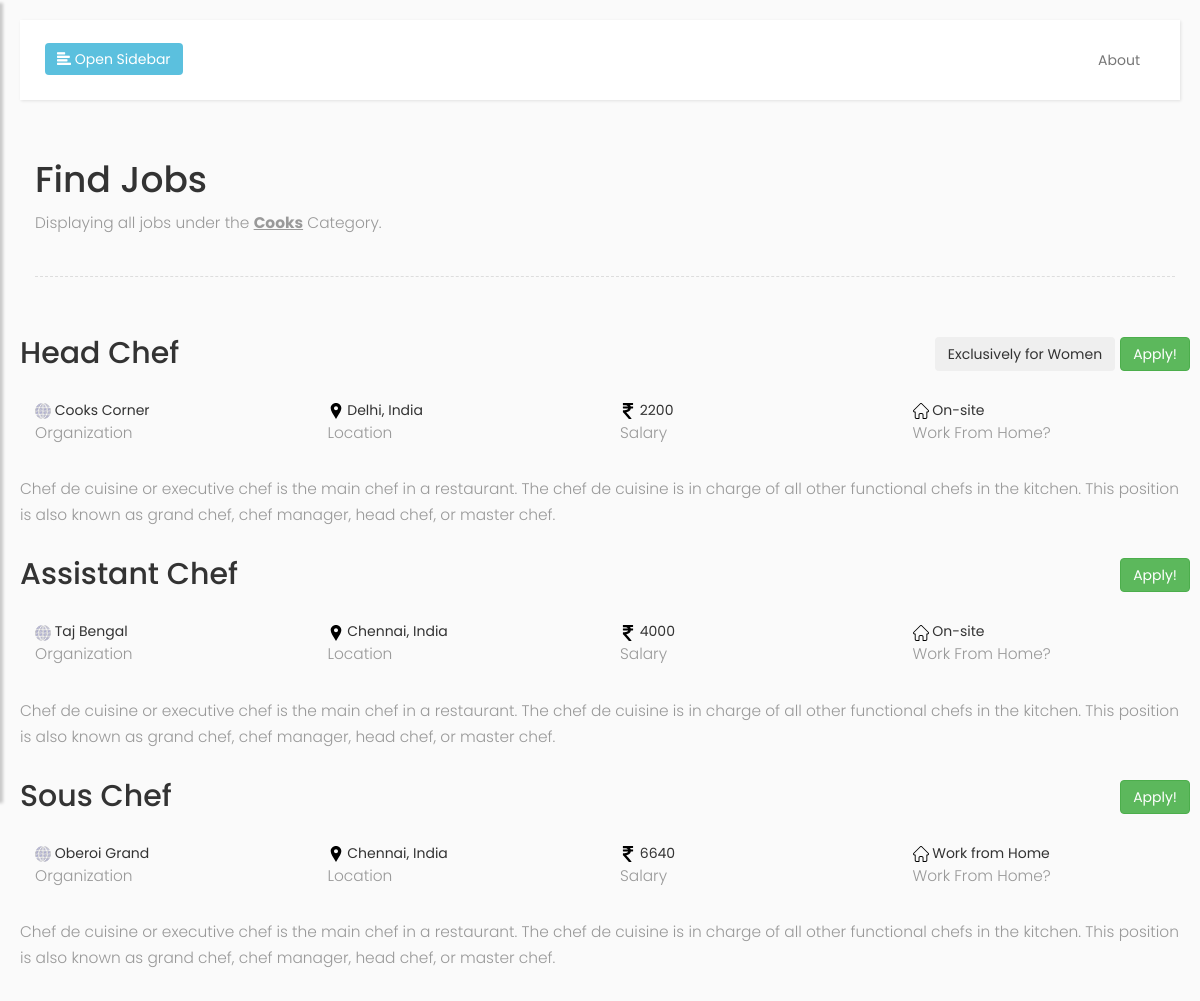
Screenshot of /applicant/jobs/Cooks with the database file from the repository.
### app.py (models this page shows, shortened)
class Jobs(db.Model):
	id=db.Column(db.Integer, primary_key=True)
	post=db.Column(db.String(200), nullable=False)
	organization=db.Column(db.String(200), nullable=False)
	salary=db.Column(db.Integer, nullable=False)
	location=db.Column(db.String(200), nullable=False)
	description=db.Column(db.String(200),nullable=False)
	category=db.Column(db.String(200),nullable=False)
	wfh=db.Column(db.String(200), nullable=False)
	restart=db.Column(db.String(200), nullable=False)

### app.py (the view)
@app.route('/applicant/jobs/<string:category>')
def job_browse(category):
	jobs = Jobs.query.filter_by(category=category).all()
	return render_template('browse_jobs.html',category=category, jobs = jobs)

### templates/browse_jobs.html (shortened to what this page needs)
{% extends 'base.html' %}
{% block container %}
<h1>Find Jobs </h1>
<p>Displaying all jobs under the <b><u>{{ category }}</u></b> Category.</p>
<div class="line"></div>
{% if jobs|length < 1 %}
<p>No jobs currently available in this category :(</p>
{% else %}
{% for job in jobs %}
<div class="row">
	<div class="col-sm-12">
		<div class="row">
			<h2>{{ job.post }}
			<a href="/applicant/jobs/apply/{{job.id}}"><button  class="btn btn-success" value="1" style="float: right;">Apply!</button></a>
			{% if job.restart == 'No' %}
			<button type="button" class="btn btn-dark" style="float: right; margin-right: 5px;">Exclusively for Women</button>
			{% endif %}
		</h2>
		</div>
		<br>
		<div class="row">
			<div class="col-sm-3">
				<img src="{{ url_for('static',filename='img/organization.svg') }}" style="max-height: 16px; max-width: 16px;"> {{ job.organization }}
				<br>
				<p>Organization</p>
			</div>
			<div class="col-sm-3">
				<img src="{{ url_for('static',filename='img/location.svg') }}" style="max-height: 16px; max-width: 16px;"> {{ job.location }}
				<br>
				<p>Location</p>
			</div>
			<div class="col-sm-3" style="display: inline-block;">
				<img src="{{ url_for('static',filename='img/rupee-indian.svg') }}" style="max-height: 16px; max-width: 16px;"> {{ job.salary }}
				<br>
				<p>Salary</p>
			</div>
			<div class="col-sm-3">
				<img src="{{ url_for('static',filename='img/home.svg') }}" style="max-height: 16px; max-width: 16px;"> {{ job.wfh }}
				<br>
				<p>Work From Home?</p>
			</div>
		</div>
		<br>
		<div class="row">
			<p>{{ job.description }}</p>
		</div>
	</div>
</div>
{% endfor %}
{% endif %}
{% endblock%}

### static/css/main.css (style rules this page uses)
body { font-family: 'Poppins', sans-serif; background: #fafafa; }
p { font-family: 'Poppins', sans-serif; font-size: 1.1em; font-weight: 300; line-height: 1.7em; color: #999; }
a, a:hover, a:focus { color: inherit; text-decoration: none; transition: all 0.3s; }
.line { width: 100%; height: 1px; border-bottom: 1px dashed #ddd; margin: 40px 0; }

### rows the page displays
Jobs: post "Head Chef", restart "Exclusively for Women", organization "Cooks Corner", location "Delhi, India", salary "2200", wfh "On-site", description "Chef de cuisine or executive chef is the main chef in a restaurant. The chef de cuisine is in charge of all other functional chefs in the kitchen. This position is also known as grand chef, chef manager, head chef, or master chef."
Jobs: post "Assistant Chef", organization "Taj Bengal", location "Chennai, India", salary "4000", wfh "On-site", description "Chef de cuisine or executive chef is the main chef in a restaurant. The chef de cuisine is in charge of all other functional chefs in the kitchen. This position is also known as grand chef, chef manager, head chef, or master chef."
Jobs: post "Sous Chef", organization "Oberoi Grand", location "Chennai, India", salary "6640", wfh "Work from Home", description "Chef de cuisine or executive chef is the main chef in a restaurant. The chef de cuisine is in charge of all other functional chefs in the kitchen. This position is also known as grand chef, chef manager, head chef, or master chef."

### other values shown
{{ category }} "Cooks"
